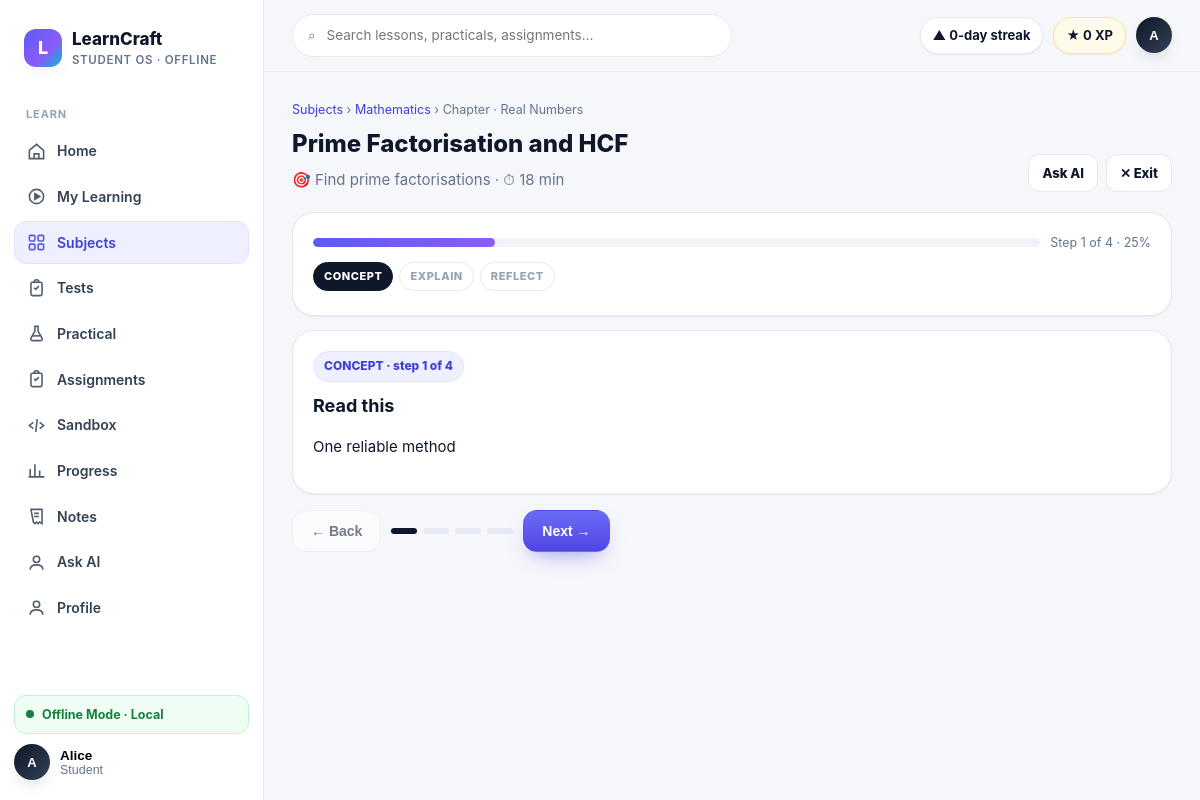
The page /subjects/mathematics/lessons/cbse-x-2026-27-maths-real-numbers-prime-factorisation (signed in) on the database its author committed.
### tables this page shows
CREATE TABLE users (
            id INTEGER PRIMARY KEY AUTOINCREMENT,
            name TEXT NOT NULL,
            email TEXT NOT NULL UNIQUE,
            password_hash TEXT NOT NULL,
            role TEXT NOT NULL DEFAULT 'STUDENT',
            avatar TEXT,
            bio TEXT,
            created_at TIMESTAMP NOT NULL DEFAULT CURRENT_TIMESTAMP,
            updated_at TIMESTAMP NOT NULL DEFAULT CURRENT_TIMESTAMP
        );

CREATE TABLE academic_subjects (
            subject_id TEXT PRIMARY KEY,
            board TEXT NOT NULL,
            class_level TEXT NOT NULL,
            academic_year TEXT NOT NULL,
            slug TEXT NOT NULL,
            name TEXT NOT NULL,
            description TEXT NOT NULL DEFAULT '',
            source_version TEXT NOT NULL,
            UNIQUE(board, class_level, academic_year, slug)
        );

CREATE TABLE academic_lessons (
            lesson_id TEXT PRIMARY KEY,
            topic_id TEXT NOT NULL,
            title TEXT NOT NULL,
            slug TEXT NOT NULL,
            summary TEXT NOT NULL,
            learning_objectives_json TEXT NOT NULL,
            prerequisites_json TEXT NOT NULL,
            estimated_minutes INTEGER NOT NULL,
            difficulty TEXT NOT NULL,
            content_blocks_json TEXT NOT NULL,
            source_reference TEXT NOT NULL,
            FOREIGN KEY(topic_id) REFERENCES academic_topics(topic_id)
        );

### app/main.py (the view)
@app.route("/subjects/<slug>/lessons/<lesson_id>")
@require_auth
def lesson_player(slug, lesson_id):
    lesson = get_academic_lesson(lesson_id) or L.get_lesson(lesson_id)
    if lesson is None and (class9_subject(slug) or class10_subject(slug)):
        prefix = f"{slug}-ch"
        if lesson_id.startswith(prefix) and lesson_id.endswith("-overview"):
            chapter_number = int(lesson_id[len(prefix):-len("-overview")])
            lesson = class10_lesson(slug, chapter_number) if class10_subject(slug) else class9_lesson(slug, chapter_number)
    if lesson is None or lesson.get("subject_slug") != slug:
        return redirect(f"/subjects/{slug}")
    seen, stages = set(), []
    for block in lesson.get("blocks") or []:
        stage = str(block.get("stage") or "CONCEPT").upper()
        if stage not in seen:
            seen.add(stage)
            stages.append(stage)
    if not stages:
        stages = ["CONCEPT"]
    return render_template("pages/lesson.html", title=lesson["title"],
                           lesson=lesson, stages=stages, **shell_ctx("subjects", current_user()))

### app/database/connection.py (called while the page is built)
def resolve_db_path():
    configured = os.environ.get("LEARNCRAFT_DB_PATH")
    if configured:
        return Path(configured)
    return DATA_DIR / "learncraft.db"

def get_connection():
    db_path = resolve_db_path()
    db_path.parent.mkdir(parents=True, exist_ok=True)
    connection = sqlite3.connect(db_path)
    connection.row_factory = sqlite3.Row
    return connection

def _row_to_dict(row):
    return dict(row) if row else None

def get_user_by_id(user_id):
    connection = get_connection()
    user = connection.execute("SELECT * FROM users WHERE id = ?", (int(user_id),)).fetchone()
    connection.close()
    return _row_to_dict(user)

def user_payload(user):
    if not user:
        return None
    user_data = dict(user)
    user_data.pop("password_hash", None)
    return user_data

def get_user_progress(user_id):
    connection = get_connection()
    rows = connection.execute(
        "SELECT * FROM learning_progress WHERE user_id = ? ORDER BY updated_at DESC",
        (int(user_id),),
    ).fetchall()
    connection.close()
    return [dict(row) for row in rows]

### app/main.py (called while the page is built, shortened)
def current_user():
    user_id = session.get("user_id")
    if not user_id:
        return None
    return user_payload(get_user_by_id(user_id))

def require_auth(view):
    @wraps(view)
    def wrapped(*args, **kwargs):
        user = current_user()
        return view(*args, **kwargs)
    return wrapped

def build_student_profile(user=None):
    profile = {"name": "Student", "roll_no": "Student", "avatar": "LC", "level": 1,
               "xp": 0, "streak_days": 0, "overall_progress": 0, "rank": None}
    if user is None:
        return profile
    rows = get_user_progress(user["id"])
    completed = sum(row["status"] == "completed" for row in rows)
    overall = round(sum(row["percent_complete"] for row in rows) / len(rows)) if rows else 0
    profile.update({"name": user.get("name") or "Student", "avatar": (user.get("avatar") or "LC").upper(),
                   "roll_no": user.get("roll_no") or "Student", "xp": completed * 100,
                   "overall_progress": overall, "level": 1 + completed // 5})
    return profile

def shell_ctx(active, user=None):
    return dict(nav=M.NAV, student=build_student_profile(user), active=active, pending_count=0)

### frontend/templates/pages/lesson.html (shortened to what this page needs)
{% extends "base.html" %}
{% block content %}
<div class="caption"><a href="/subjects">Subjects</a> › <a href="/subjects/{{ lesson.subject_slug }}">{{ lesson.subject_name }}</a> › {{ lesson.chapter_label }}</div>
<div class="page-head" style="margin-top:6px"><div><div class="h1">{{ lesson.title }}</div><p>🎯 {{ lesson.objective }} · ⏱ {{ lesson.est }}</p></div>
<div style="display:flex;gap:8px;flex-wrap:wrap"><a class="btn btn-secondary btn-sm" href="/ask-ai?lesson_id={{ lesson.id|default(lesson.lesson_id)|urlencode }}">Ask AI</a><a class="btn btn-secondary btn-sm" href="/subjects/{{ lesson.subject_slug }}">✕ Exit</a></div></div>
<div class="card">
  <div style="display:flex;justify-content:space-between;align-items:center;gap:10px;flex-wrap:wrap">
    <div class="pbar" style="flex:1;min-width:180px"><i id="lprog" style="width:0%"></i></div>
    <span class="caption" id="lcount"></span>
  </div>
  <div class="lesson-rail" id="rail">
    {% for s in stages %}<span class="stage" data-stage="{{ s }}">{{ s }}</span>{% endfor %}
  </div>
</div>
<div id="blocks" style="margin-top:14px">
{% for b in lesson.blocks %}
<section class="block card" data-idx="{{ loop.index0 }}" data-stage="{{ b.stage }}" data-type="{{ b.type }}">
  <span class="badge info">{{ b.stage }} · step {{ loop.index }} of {{ lesson.blocks|length }}</span>
  <div class="h2" style="margin:10px 0 6px">{{ b.title }}</div>
  {% if b.type == 'text' %}<p class="body">{{ b.body }}</p>
  {% elif b.type == 'video' %}
    <div class="diagram">▶ <b>{{ b.caption }}</b><div class="caption" style="margin-top:6px">{{ b.duration }} · tap play — no internet needed</div></div>
  {% elif b.type == 'simulation' %}
    <p class="body-sm">{{ b.desc }}</p>
    <div style="display:flex;gap:8px;margin-top:10px"><a class="btn btn-primary btn-sm" href="{{ b.href }}">Open simulator →</a><button class="btn btn-secondary btn-sm" data-act="mark-visited">I'll do it after</button></div>
  {% elif b.type == 'check' %}
    <p class="body"><b>{{ b.question }}</b></p>
    {% for opt in b.options %}<button class="check-opt" data-opt="{{ loop.index0 }}">{{ opt }}</button>{% endfor %}
    <div class="feedback" data-fb></div>
    <div class="caption" data-answer="{{ b.answer }}" data-explain="{{ b.explain }}" style="display:none"></div>
  {% elif b.type == 'reflect' %}
    <p class="body-sm">{{ b.prompt }}</p>
    <textarea class="input" rows="3" data-reflect placeholder="One or two lines is enough…"></textarea>
    <div style="margin-top:8px"><button class="btn btn-secondary btn-sm" data-act="save-reflect">Save thought</button></div>
  {% else %}
    <p class="body">{{ b.body or b.text or '' }}</p>
  {% endif %}
</section>
{% endfor %}
</div>
<div class="lesson-nav">
  <button class="btn btn-secondary" id="prevBtn">← Back</button>
  <div class="dots" id="dots"></div>
  <button class="btn btn-primary" id="nextBtn">Next →</button>
</div>
{% endblock %}

### frontend/templates/base.html (shortened to what this page needs)
<!DOCTYPE html>
<html lang="en">
<head>
<link rel="stylesheet" href="/static/css/design-system.css">
</head>
<body>
{% from "components.html" import icon %}
<div class="shell">
  <aside class="sidebar" id="sidebar">
    <div class="brand"><div class="brand-mark">L</div><div><div class="brand-name">LearnCraft</div><div class="brand-sub">Student OS · Offline</div></div></div>
    <nav class="nav">
      <div class="nav-label">Learn</div>
      {% for item in nav %}
      <a class="nav-item {% if active == item.slug %}active{% endif %}" href="{{ item.href }}">{{ icon(item.icon) }}{{ item.label }}
      </a>
      {% endfor %}
    </nav>
    <div class="side-foot">
      <div class="offline-pill" data-network-pill><span class="dot pulse"></span><span>Offline Mode · Local</span></div>
      <div class="profile-menu-wrap sidebar-profile-wrap">
        <button class="mini-profile profile-trigger" type="button" aria-expanded="false" aria-controls="sidebarProfileMenu">
          <div class="avatar">{{ student.avatar }}</div>
          <div><div style="font-weight:800;font-size:13.5px">{{ student.name }}</div><div class="caption">{{ student.roll_no }}</div></div>
        </button>
      </div>
    </div>
  </aside>
  <div class="main">
    <div class="topbar">
      <div class="search">⌕ <input id="globalSearch" placeholder="Search lessons, practicals, assignments…" oninput="filterCards(this.value)"></div>
      <div class="top-actions">
        <span class="pill">▲ {{ student.streak_days }}-day streak</span>
        <span class="pill xp">★ {{ student.xp }} XP</span>
        <div class="profile-menu-wrap top-profile-wrap">
          <button class="profile-trigger top-profile-trigger" type="button" aria-expanded="false" aria-controls="topProfileMenu">
            <div class="avatar">{{ student.avatar }}</div>
          </button>
        </div>
      </div>
    </div>
    <div class="content">{% block content %}{% endblock %}</div>
  </div>
</div>
</body>
</html>

### frontend/templates/pages/lesson.html (style rules this page uses)
.lesson-rail { display:flex;gap:6px;flex-wrap:wrap;margin:10px 0 4px }
.stage { font-size:11px;font-weight:800;letter-spacing:.05em;padding:5px 10px;border-radius:999px;border:1px solid var(--line);background:#fff;color:var(--faint) }
.stage.now { background:var(--ink);color:#fff;border-color:var(--ink) }
.block { display:none }
.block.show { display:block }
.dots { display:flex;gap:6px }
.lesson-nav { display:flex;gap:10px;align-items:center;margin-top:16px;flex-wrap:wrap }

### rows shown on the page
users: avatar "A", name "Alice", roll_no "Student"
academic_subjects: subject_name "Mathematics"
academic_lessons: title "Prime Factorisation and HCF"

### other values the page prints
{{ item.label }} "Home" "My Learning" "Subjects" "Tests" "Practical" "Assignments" "Sandbox" "Progress" "Notes" "Ask AI" "Profile"
{{ student.streak_days }} "0"
{{ student.xp }} "0"
{{ lesson.chapter_label }} "Chapter · Real Numbers"
{{ lesson.objective }} "Find prime factorisations"
{{ lesson.est }} "18 min"
{{ s }} "CONCEPT" "EXPLAIN" "REFLECT"
{{ b.stage }} "CONCEPT"
{{ lesson.blocks|length }} "4"
{{ b.title }} "Read this"
{{ b.body }} "One reliable method"
